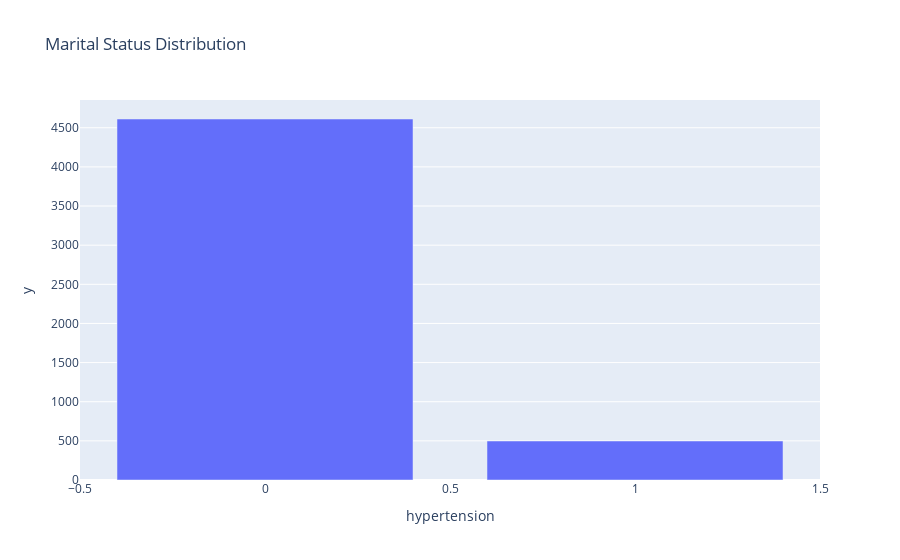

Notebook code for this chart:
### Code cell
# distribution of the martial status column
married_count = stroke['hypertension'].value_counts()
fig_married = px.bar(married_count, 
                     x=married_count.index, 
                     y=married_count.values, 
                     title='Marital Status Distribution')
fig_married.show()

### Figure 1 — Plotly figure (JSON) as saved in the notebook; plotly's stock layout.template omitted (floating-point values rounded to 4 significant figures)
{"data": [{"alignmentgroup": "True", "hovertemplate": "hypertension=%{x}<br>y=%{y}<extra></extra>", "legendgroup": "", "marker": {"color": "#636efa", "pattern": {"shape": ""}}, "name": "", "offsetgroup": "", "orientation": "v", "showlegend": false, "textposition": "auto", "type": "bar", "x": [0, 1], "xaxis": "x", "y": [4612, 498], "yaxis": "y"}], "layout": {"barmode": "relative", "legend": {"tracegroupgap": 0}, "title": {"text": "Marital Status Distribution"}, "xaxis": {"anchor": "y", "domain": [0, 1], "title": {"text": "hypertension"}}, "yaxis": {"anchor": "x", "domain": [0, 1], "title": {"text": "y"}}}}
